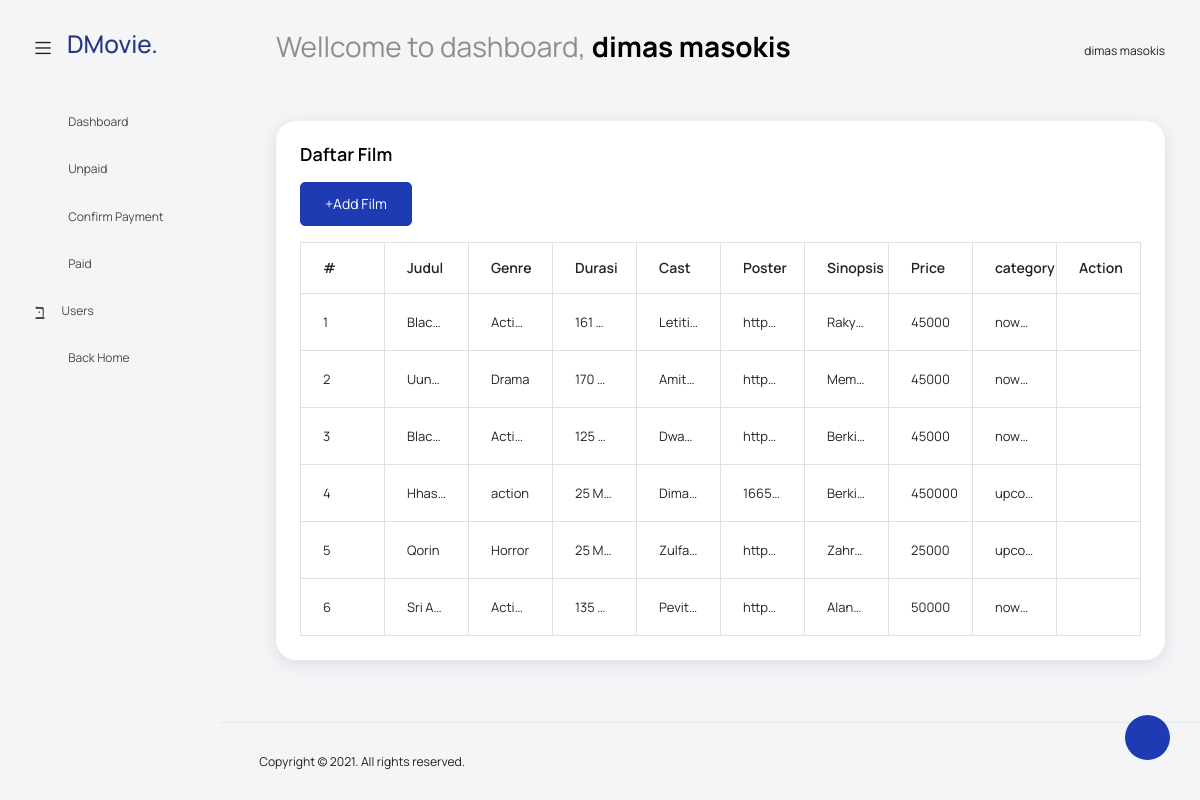
Page /admin/index.php?page=data-film (signed in) on the committed database.
### tables this page shows
CREATE TABLE `film` (
  `id_film` int(11) NOT NULL,
  `judul` varchar(100) DEFAULT NULL,
  `genre` varchar(50) DEFAULT NULL,
  `durasi` varchar(50) DEFAULT NULL,
  `pemain` text DEFAULT NULL,
  `poster` text DEFAULT NULL,
  `sinopsis` text DEFAULT NULL,
  `harga` varchar(50) DEFAULT NULL,
  `kategory` enum('nowplaying','upcoming') NOT NULL
);

### admin/data-film.php (the view)
<?php
require_once('../koneksi/db-konek.php');
$query = mysqli_query($koneksi, "SELECT * FROM film");
?>
<div class="col-lg-12 grid-margin stretch-card">
    <div class="card">
        <div class="card-body">
            <h4 class="card-title">Daftar Film</h4>
            <a href="?page=addfilm" class="btn btn-primary">+Add Film</a>
            <div class="table-responsive table-sm pt-3">
                <table class="table table-bordered" style="overflow: hidden ;table-layout:fixed;">
                    <thead>
                        <tr>
                            <th>#</th>
                            <th>Judul</th>
                            <th>Genre</th>
                            <th>Durasi</th>
                            <th>Cast</th>
                            <th>Poster</th>
                            <th>Sinopsis</th>
                            <th>Price</th>
                            <th>category</th>
                            <th>Action</th>
                        </tr>
                    </thead>
                    <tbody>
                        <?php
                        $no = 1;
                        while ($q = mysqli_fetch_array($query)) {
                        ?>
                            <tr>
                                <td><?php echo $no++ ?></td>
                                <td style="overflow: hidden;text-overflow: ellipsis"><?php echo $q["judul"] ?></td>
                                <td style="overflow: hidden;text-overflow: ellipsis"><?php echo $q["genre"] ?></td>
                                <td style="overflow: hidden;text-overflow: ellipsis"><?php echo $q["durasi"] ?></td>
                                <td style="overflow: hidden;text-overflow: ellipsis"><?php echo $q["pemain"] ?></td>
                                <td style="overflow: hidden;text-overflow: ellipsis"><?php echo $q["poster"] ?></td>
                                <td style="overflow: hidden;text-overflow: ellipsis">
                                    <?php echo $q["sinopsis"] ?>
                                </td>
                                <td><?php echo $q["harga"] ?></td>
                                <td style="overflow: hidden;text-overflow: ellipsis"><?php echo $q["kategory"] ?></td>
                                <td>
                                    <div class="d-flex justify-content-center">
                                        <a href="?page=update-film&id_film=<?php echo $q["id_film"] ?>"><i class="mdi mdi-grease-pencil " style="font-size: 20px;"></i></a>
                                        <a onclick="return confirm('Apakah anda yakin akan menghapus data ini?')" href="hapusfilm.php?deletefilm=<?php echo $q["id_film"] ?>"><i class="mdi mdi-delete ms-4" style="font-size: 20px;"></i></a>
                                    </div>
                                </td>
                            </tr>
                        <?php
                        } ?>
                    </tbody>
                </table>
            </div>
        </div>
    </div>
</div>

### admin/index.php (shortened to what this page needs)
<!DOCTYPE html>
<html lang="en">
<head>
    <link rel="stylesheet" href="../plugin/dashboard/template/vendors/feather/feather.css">
    <link rel="stylesheet" href="../plugin/dashboard/template/vendors/mdi/css/materialdesignicons.min.css">
    <link rel="stylesheet" href="../plugin/dashboard/template/vendors/ti-icons/css/themify-icons.css">
    <link rel="stylesheet" href="../plugin/dashboard/template/vendors/typicons/typicons.css">
    <link rel="stylesheet" href="../plugin/dashboard/template/vendors/simple-line-icons/css/simple-line-icons.css">
    <link rel="stylesheet" href="../plugin/dashboard/template/vendors/css/vendor.bundle.base.css">
    <link rel="stylesheet" href="../plugin/dashboard/template/vendors/datatables.net-bs4/dataTables.bootstrap4.css">
    <link rel="stylesheet" href="../plugin/dashboard/template/js/select.dataTables.min.css">
    <link rel="stylesheet" href="../plugin/dashboard/template/css/vertical-layout-light/style.css">
</head>
<body>
    <div class="container-scroller">
        <nav class="navbar default-layout col-lg-12 col-12 p-0 fixed-top d-flex align-items-top flex-row">
            <div class="text-center navbar-brand-wrapper d-flex align-items-center justify-content-start">
                <div class="me-3">
                    <button class="navbar-toggler navbar-toggler align-self-center" type="button" data-bs-toggle="minimize">
                        <span class="icon-menu"></span>
                    </button>
                </div>
                <div>
                    <a class="navbar-brand brand-logo" href="index.html">
                        <h3>DMovie.</h3>
                    </a>
                </div>
            </div>
            <div class="navbar-menu-wrapper d-flex align-items-top">
                <ul class="navbar-nav">
                    <li class="nav-item font-weight-semibold d-none d-lg-block ms-0">
                        <h1 class="welcome-text">Wellcome to dashboard, <span class="text-black fw-bold"><?php echo $_SESSION['nama'] ?></span></h1>
                    </li>
                </ul>
                <ul class="navbar-nav ms-auto">
                    <li class="nav-item dropdown d-none d-lg-block user-dropdown">
                        <a class="nav-link" id="UserDropdown" href="#" data-bs-toggle="dropdown" aria-expanded="false">
                            <?php echo $_SESSION['nama'] ?></a>
                    </li>
                </ul>
            </div>
        </nav>
        <div class="container-fluid page-body-wrapper">
            <div class="theme-setting-wrapper">
                <div id="settings-trigger"><i class="ti-settings"></i></div>
            </div>
            <?php
            $activeNav = isset($_GET["page"]) ? $_GET["page"] : "";
            ?>
            <nav class="sidebar sidebar-offcanvas" id="sidebar">
                <ul class="nav">
                    <li class="nav-item">
                        <a class="nav-link" href="#">
                            <i class="mdi mdi-grid-large menu-icon"></i>
                            <span class="menu-title">Dashboard</span>
                        </a>
                    </li>
                    <li class="nav-item <?php
                                        echo $activeNav === "unpaid" ? "active" : "";
                                        ?>">
                        <a class="nav-link" href="?page=unpaid">
                            <i class="menu-icon mdi mdi-cart-off"></i>
                            <span class="menu-title">Unpaid</span>
                        </a>
                    </li>
                    <li class="nav-item <?php
                                        echo $activeNav === "konfirmasi" ? "active" : "";
                                        ?>">
                        <a class="nav-link" href="?page=konfirmasi">
                            <i class="menu-icon mdi mdi-cash-multiple"></i>
                            <span class="menu-title">Confirm Payment</span>
                        </a>
                    </li>
                    <li class="nav-item <?php
                                        echo $activeNav === "paid" ? "active" : "";
                                        ?>">
                        <a class="nav-link" href="?page=paid">
                            <i class="menu-icon mdi mdi-checkbox-multiple-marked"></i>
                            <span class="menu-title">Paid</span>
                        </a>
                    </li>
                    <li class="nav-item <?php echo $activeNav === "users" || $activeNav === "update-user" ? "active" : ""; ?>">
                        <a class="nav-link" href="?page=users">
                            <i class="menu-icon mdi mdi-account-circle-outline"></i>
                            <span class="menu-title">Users</span>
                        </a>
                    </li>
                    <li class="nav-item">
                        <a class="nav-link" href="../">
                            <i class="menu-icon mdi mdi-exit-to-app"></i>
                            <span class="menu-title">Back Home</span>
                        </a>
                    </li>
                </ul>
            </nav>
            <div class="main-panel">
                <div class="content-wrapper">
                    <div class="row">
                        <?php
                        require_once('../koneksi/page.php')
                        ?>
                    </div>
                </div>
                <footer class="footer">
                    <div class="d-sm-flex justify-content-center justify-content-sm-between">
                        <span class="float-none float-sm-right d-block mt-1 mt-sm-0 text-center">Copyright © 2021. All rights reserved.</span>
                    </div>
                </footer>
            </div>
        </div>
    </div>
</body>
</html>

### koneksi/page.php
<?php
$page = (isset($_GET['page']) ? $_GET['page'] : '');
if ($page === "data-film") {
    include("data-film.php");
} else if ($page === "users") {
    include("data-user.php");
} else if ($page === "addfilm") {
    include('form-addfilm.php');
} else if ($page === "update-film") {
    include('form-update-film.php');
} else if ($page === "update-user") {
    include('form-update-user.php');
} else if ($page === "tanggal") {
    include('data-tanggal.php');
} else if ($page === "addtanggal") {
    include("form-addtanggal.php");
} else if ($page === "jam") {
    include("data-jam.php");
} else if ($page === "studio") {
    include("data-studio.php");
} else if ($page === "unpaid") {
    include("data-unpaid.php");
} else if ($page === "konfirmasi") {
    include("confirm-payment.php");
} else if ($page === "paid") {
    include("data-paid.php");
} else {
    echo '<H1>Hello</H1>';
}

### rows in the picture
film: judul "Blac…", genre "Acti…", durasi "161…", pemain "Letiti…", poster "http…", sinopsis "Raky…", harga "45000", kategory "now…"
film: judul "Uun…", genre "Drama", durasi "170…", pemain "Amit…", poster "http…", sinopsis "Mem…", harga "45000", kategory "now…"
film: judul "Blac…", genre "Acti…", durasi "125…", pemain "Dwa…", poster "http…", sinopsis "Berki…", harga "45000", kategory "now…"
film: judul "Hhas…", genre "action", durasi "25 M…", pemain "Dima…", poster "1665…", sinopsis "Berki…", harga "450000", kategory "upco…"
film: judul "Qorin", genre "Horror", durasi "25 M…", pemain "Zulfa…", poster "http…", sinopsis "Zahr…", harga "25000", kategory "upco…"
film: judul "Sri A…", genre "Acti…", durasi "135…", pemain "Pevit…", poster "http…", sinopsis "Alan…", harga "50000", kategory "now…"

### other values in the picture
$_SESSION['nama'] "dimas masokis"
